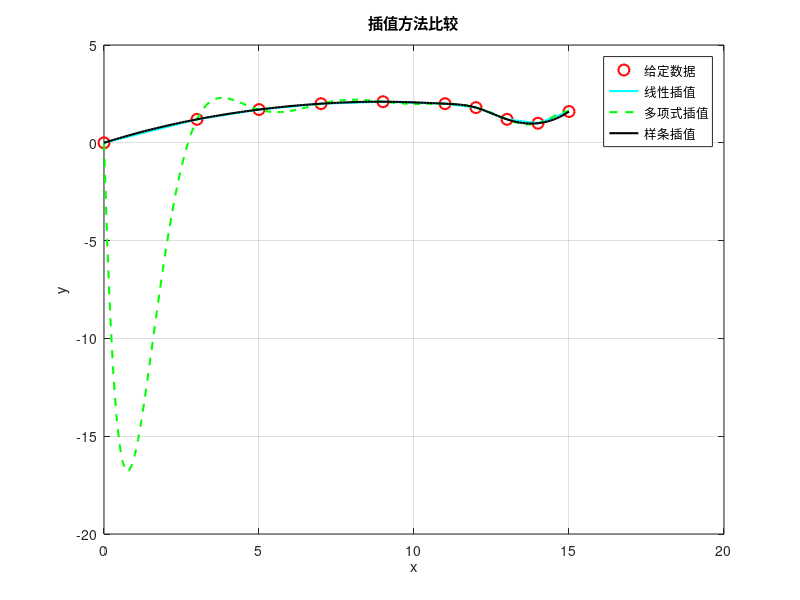

This figure's MATLAB source:
% 给定数据
x = [0 3 5 7 9 11 12 13 14 15];
y = [0 1.2 1.7 2.0 2.1 2.0 1.8 1.2 1.0 1.6];

% 定义要插值的 x 值
x_interp = 0:0.1:15;

% 线性插值
y_linear = interp1(x, y, x_interp, 'linear');

% 多项式插值
p = polyfit(x, y, length(x) - 1);
y_poly = polyval(p, x_interp);

% 样条插值
y_spline = spline(x, y, x_interp);

% 绘制图示
figure;
plot(x, y, 'ro', 'MarkerSize', 8, 'LineWidth', 1.5);
hold on;
plot(x_interp, y_linear, 'c-', 'LineWidth', 1.5);
plot(x_interp, y_poly, 'g--', 'LineWidth', 1.5);
plot(x_interp, y_spline, 'k-', 'LineWidth', 1.5);
hold off;
grid on;
xlabel('x');
ylabel('y');
title('插值方法比较');
legend('给定数据', '线性插值', '多项式插值', '样条插值');
